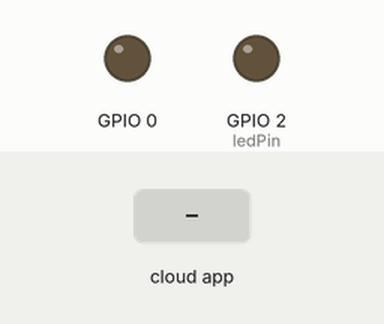
The sketch below on a simulated ESP8266 (NodeMCU). Parts: output pins drawn as LEDs (lit = HIGH). The inputs (shaded band) are chosen by the test bench. WiFi joins after 1.5 s; servers stay silent unless stated; no MQTT or app messages arrive unless stated.

Above: at 2.7 s.
2.8 s: the phone or cloud app sets light to OFF
At 2.96 s:
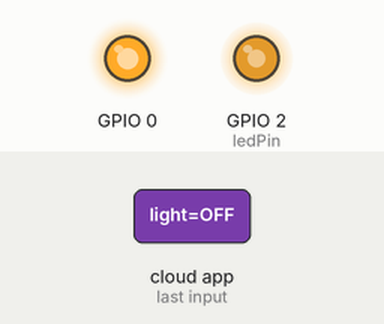
At 3.6 s:
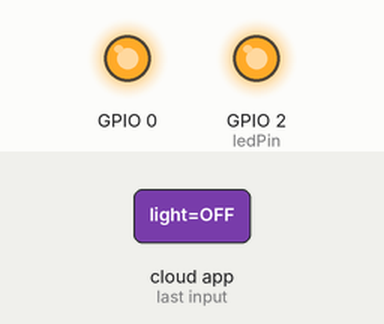
4.7 s: the phone or cloud app sets light to OFF
At 5.08 s:
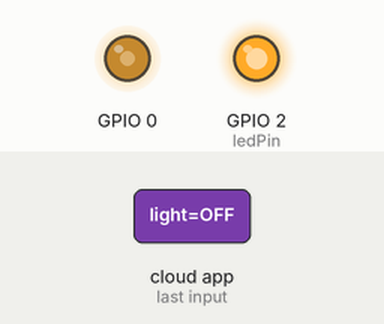
Timing chart, 0 to 7.7 s (numbered marks = the images above; inputs shaded):
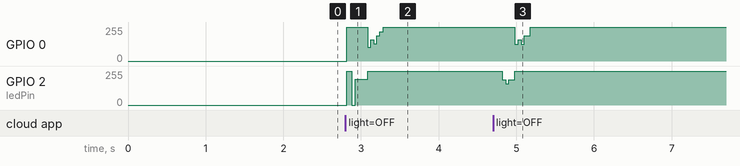

Measured:
- after the input at 2.8 s, GPIO 0: 0/255 → 255/255 at once; GPIO 2 (ledPin): 0/255 → 255/255 at once, → 192/255 0.07 s later, → 255/255 0.21 s later
- after the input at 4.7 s, GPIO 0: 255/255 → 191/255 after 0.28 s, → 255/255 0.20 s later; GPIO 2 (ledPin): 255/255 → 191/255 after 0.12 s, → 255/255 0.16 s later

The sketch:

mqtt_esp8266_hari3_with_x10.ino
```cpp
// Amazon Echo meets X-10
// Hari Wiguna, 2016
//
// Hacked together from:
// - Adafruit MQTT Library ESP8266 Example
// - and http://playground.arduino.cc/X10/CM17A

#include <ESP8266WiFi.h>
#include "Adafruit_MQTT.h"
#include "Adafruit_MQTT_Client.h"
#include <X10Firecracker.h> // Use the modified version of this that no longer rely on ATMega specific features. -- Hari

// Configurations
#define AIO_SERVER      "io.adafruit.com"
#define AIO_SERVERPORT  1883
#define AIO_USERNAME    "?????"
#define WLAN_SSID  "Firefly24"
#define WLAN_PASS  "?????"
#define AIO_KEY    "?????"

int ledPin = 2;
bool isDebug = false; // Don't debug if USB serial is not connected

// Create an ESP8266 WiFiClient class to connect to the MQTT server.
WiFiClient client;

// Store the MQTT server, username, and password in flash memory.
// This is required for using the Adafruit MQTT library.
const char MQTT_SERVER[] PROGMEM    = AIO_SERVER;
const char MQTT_USERNAME[] PROGMEM  = AIO_USERNAME;
const char MQTT_PASSWORD[] PROGMEM  = AIO_KEY;

// Setup the MQTT client class by passing in the WiFi client and MQTT server and login details.
Adafruit_MQTT_Client mqtt(&client, MQTT_SERVER, AIO_SERVERPORT, MQTT_USERNAME, MQTT_PASSWORD);

/****************************** Feeds ***************************************/
// Setup a feed called 'light' for subscribing to changes.
const char ONOFF_FEED[] PROGMEM = AIO_USERNAME "/feeds/light";
Adafruit_MQTT_Subscribe onoffbutton = Adafruit_MQTT_Subscribe(&mqtt, ONOFF_FEED);

/*************************** Sketch Code ************************************/

void setup() {
  X10.init( 0, 2, 5 ); // 0=RTS, 2=DTR, 5=extra delay for faster ESP8266

  if (isDebug) Serial.begin(115200);
  delay(10);

  if (isDebug)
  {
    Serial.println(F("Adafruit MQTT demo"));

    // Connect to WiFi access point.
    Serial.println(); Serial.println();
    Serial.print("Connecting to ");
    Serial.println(WLAN_SSID);
  }

  WiFi.begin(WLAN_SSID, WLAN_PASS);
  while (WiFi.status() != WL_CONNECTED) {
    delay(500);
    if (isDebug) Serial.print(".");
  }

  if (isDebug)
  {
    Serial.println();

    Serial.println("WiFi connected");
    Serial.println("IP address: "); Serial.println(WiFi.localIP());
  }

  // Setup MQTT subscription for onoff feed.
  mqtt.subscribe(&onoffbutton);
}

// Function to connect and reconnect as necessary to the MQTT server.
// Should be called in the loop function and it will take care if connecting.
void MQTT_connect() {
  int8_t ret;

  // Stop if already connected.
  if (mqtt.connected()) {
    return;
  }

  if (isDebug) Serial.print("Connecting to MQTT... ");

  while ((ret = mqtt.connect()) != 0) { // connect will return 0 for connected
    if (isDebug) {
      Serial.println(mqtt.connectErrorString(ret));

      Serial.println("Retrying MQTT connection in 5 seconds...");
    }
    mqtt.disconnect();
    delay(5000);  // wait 5 seconds
  }
  if (isDebug) Serial.println("MQTT Connected!");
}
void loop() {
  // Ensure the connection to the MQTT server is alive (this will make the first
  // connection and automatically reconnect when disconnected).  See the MQTT_connect
  // function definition further below.
  MQTT_connect();

  // this is our 'wait for incoming subscription packets' busy subloop
  Adafruit_MQTT_Subscribe *subscription;
  while ((subscription = mqtt.readSubscription(3000))) {
    if (subscription == &onoffbutton) {
      if (isDebug) {
        Serial.print(F("Got: "));
        Serial.println((char *)onoffbutton.lastread);
      }

      if (strcmp((char*)onoffbutton.lastread, "OFF") == 0) {
        X10.sendCmd( hcA, 1, cmdOff );
        //digitalWrite(ledPin, HIGH);
      }
      if (strcmp((char*)onoffbutton.lastread, "ON") == 0) {

        X10.sendCmd( hcA, 1, cmdOn );
        //digitalWrite(ledPin, LOW);
      }
    }
  }

  // I find it more reliable to let mqtt timeout and reconnect. ping flushes buffer causing packet loss -- Hari
  // ping the server to keep the mqtt connection alive
  //if (! mqtt.ping()) {
  //  mqtt.disconnect();
  //}
  //delay(1000);
}
```
